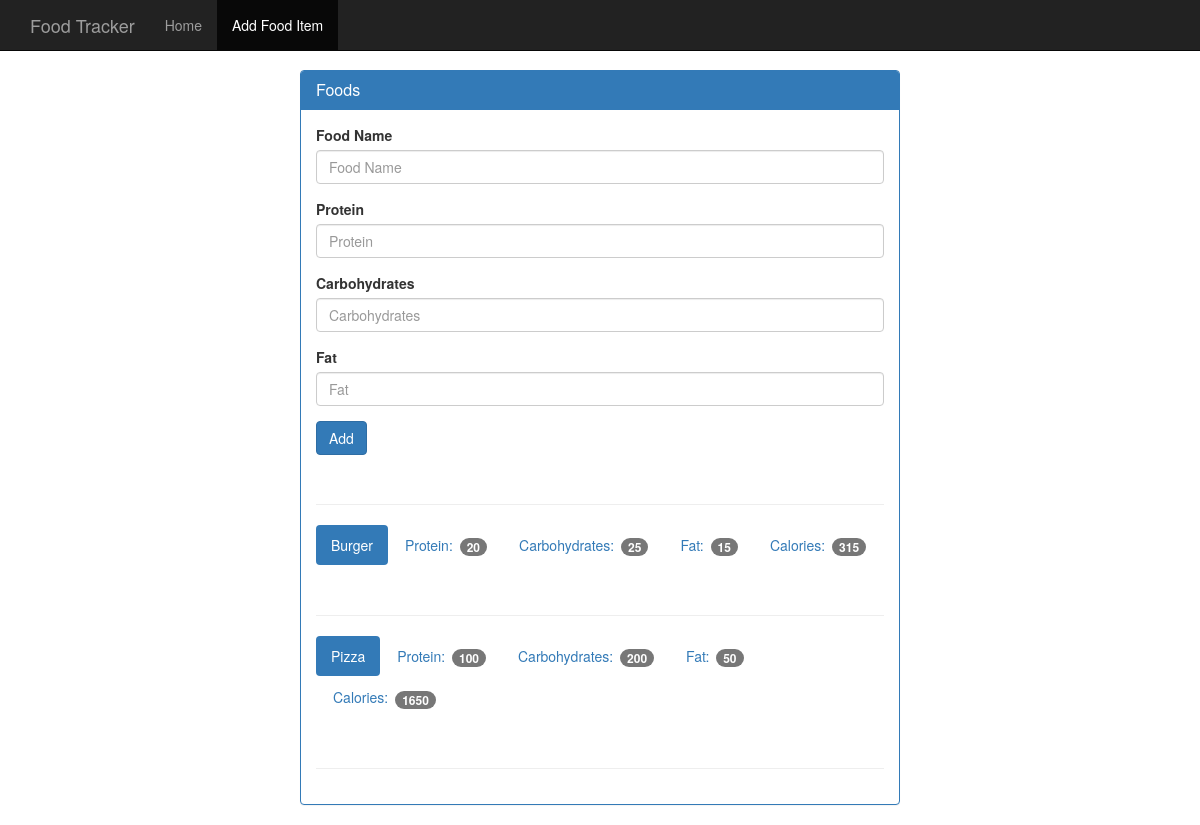
The app's page /food with its own data.
### tables this page shows
CREATE TABLE food (
    id integer primary key autoincrement,
    name text not null,
    protein integer not null,
    carbohydrates integer not null,
    fat integer not null,
    calories integer not null
);

### app.py (the view, shortened to what this page needs)
@app.route('/food', methods=['GET', 'POST'])
def food():
    db = get_db()
    cur = db.execute('select name, protein, carbohydrates, fat, calories from food')
    results = cur.fetchall()
    return render_template('add_food.html', results=results)

### database.py (called while the page is built)
def connect_db():
    sql = sqlite3.connect('./food_log.db')
    sql.row_factory = sqlite3.Row
    return sql

def get_db():
    if not hasattr(g, 'sqlite_db'):
        g.sqlite_db = connect_db()
    return g.sqlite_db

### templates/add_food.html
{% extends "base.html" %}
{% block body %}
    <nav class="navbar navbar-inverse navbar-fixed-top">
      <div class="container">
        <div class="navbar-header">
          <a class="navbar-brand" href="{{ url_for('index') }}">Food Tracker</a>
        </div>
        <div id="navbar" class="navbar-collapse collapse">
          <ul class="nav navbar-nav">
            <li><a href="{{ url_for('index') }}">Home</a></li>
            <li class="active"><a href="{{ url_for('food') }}">Add Food Item</a></li>
          </ul>
        </div>
      </div>
    </nav>
    <div class="container theme-showcase col-sm-6 col-sm-offset-3" role="main">
      <div class="row">
        <div>
          <div class="panel panel-primary">
            <div class="panel-heading">
              <h3 class="panel-title">Foods</h3>
            </div>
            <div class="panel-body">
              <form method="POST" action="{{ url_for('food') }}">
                <div class="form-group">
                  <label for="food-name">Food Name</label>
                  <input type="text" class="form-control" id="food-name" name="food-name" placeholder="Food Name">
                </div>
                <div class="form-group">
                  <label for="protein">Protein</label>
                  <input type="number" class="form-control" id="protein" name="protein" placeholder="Protein">
                </div>
                <div class="form-group">
                  <label for="carbohydrates">Carbohydrates</label>
                  <input type="number" class="form-control" id="carbohydrates" name="carbohydrates" placeholder="Carbohydrates">
                </div>
                <div class="form-group">
                  <label for="fat">Fat</label>
                  <input type="number" class="form-control" id="fat" name="fat" placeholder="Fat">
                </div>
                <button type="submit" class="btn btn-primary">Add</button>
              </form>
              <div class="page-header"></div>
              {% for food in results %}
              <ul class="nav nav-pills" role="tablist">
                <li class="active"><a>{{ food.name }}</a></li>
                <li><a>Protein: <span class="badge">{{ food.protein }}</span></a></li>
                <li><a>Carbohydrates: <span class="badge">{{ food.carbohydrates }}</span></a></li>
                <li><a>Fat: <span class="badge">{{ food.fat }}</span></a></li>
                <li><a>Calories: <span class="badge">{{ food.calories }}</span></a></li>
              </ul>
              <div class="page-header"></div>
              {% endfor %}
            </div>
          </div>
        </div>
      </div>
    </div>
{% endblock %}

### static/theme.css (style rules this page uses)
body { padding-top: 70px; padding-bottom: 30px; }

### records on screen
food: name "Burger", protein "20", carbohydrates "25", fat "15", calories "315"
food: name "Pizza", protein "100", carbohydrates "200", fat "50", calories "1650"
